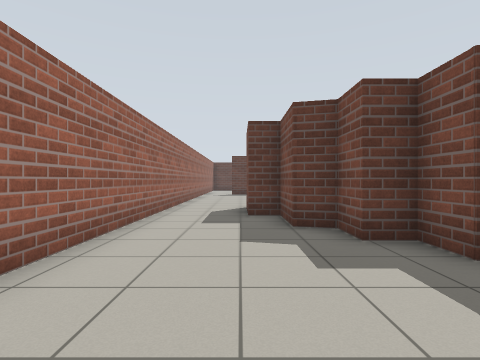
[1] (above)

24 first-person views from a walk through a world built for the Gazebo simulator. The camera is 0.94 m above the floor, looks level and sees 80° across. The floor is counted in squares, 1 m on a side. Each view is taken from the middle of a square. On the plan, view 1 faces up. The plan holds only what a view shows up to about 11 squares ahead; the rest is blank.

[2]
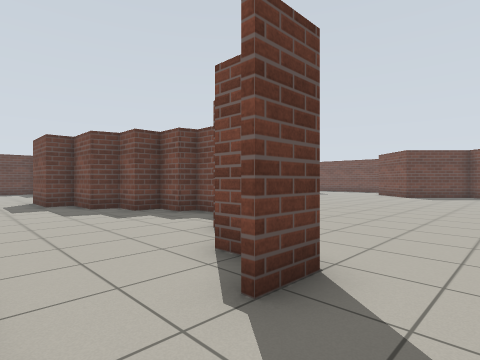

[3]
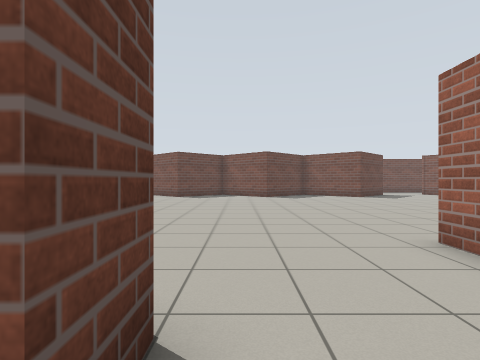

[4]
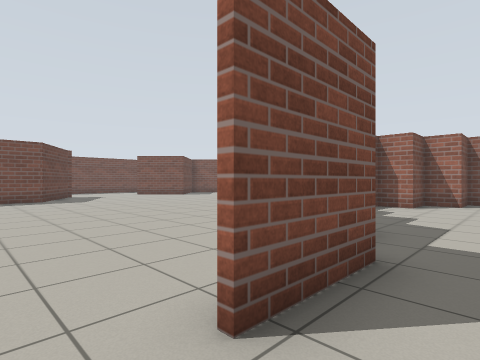

[5]
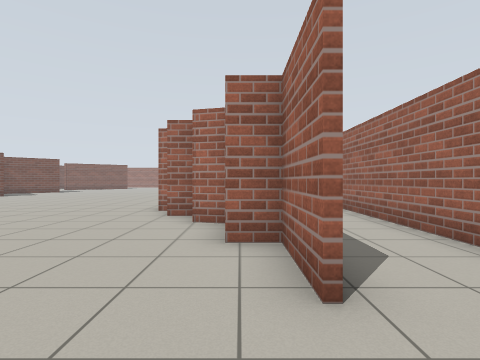

[6]
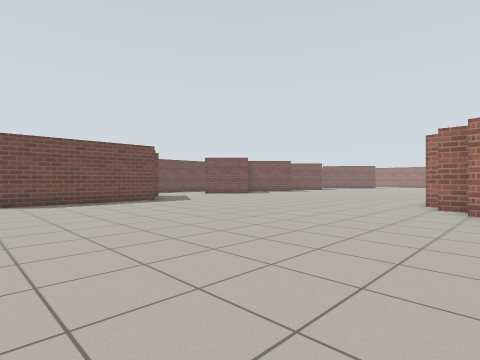

[7]
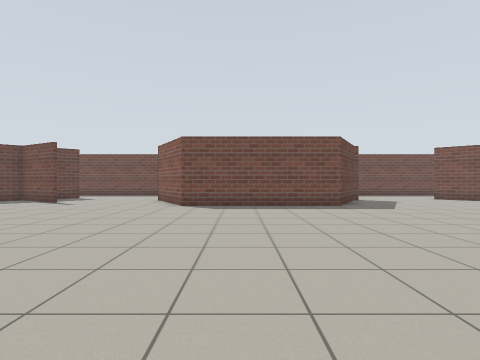

[8]
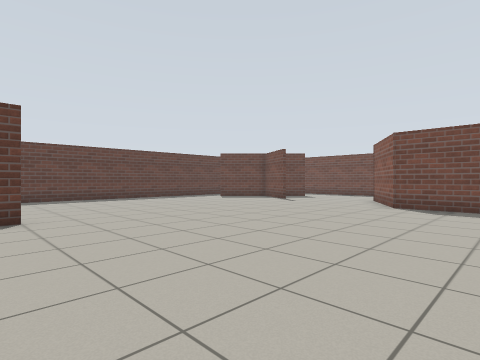

[9]
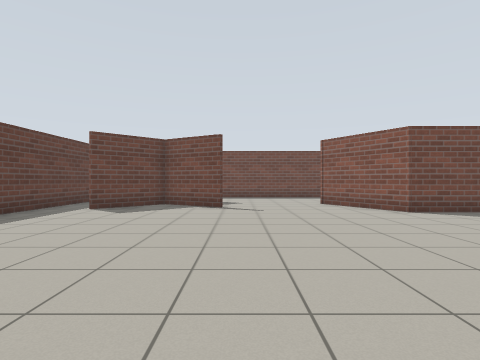

[10]
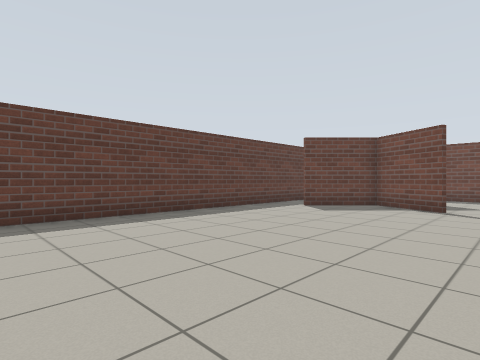

[11]
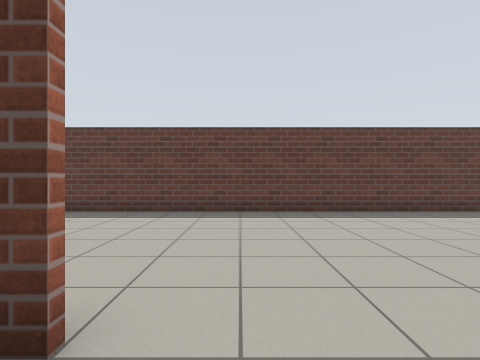

[12]
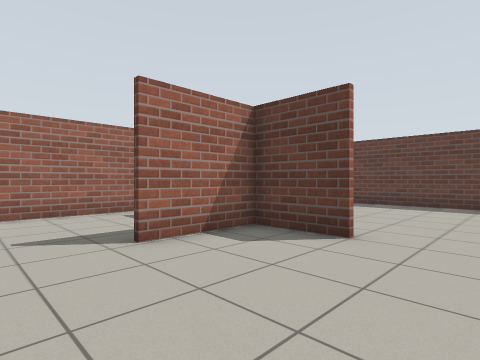

[13]
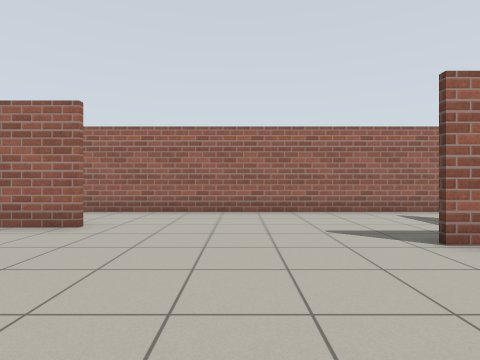

[14]
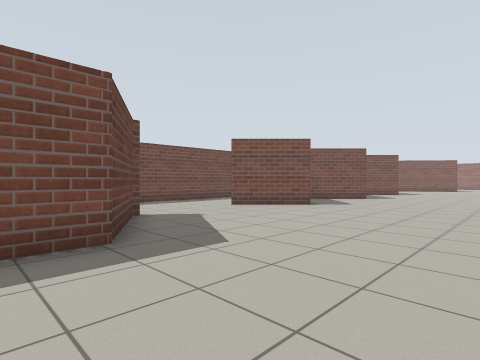

[15]
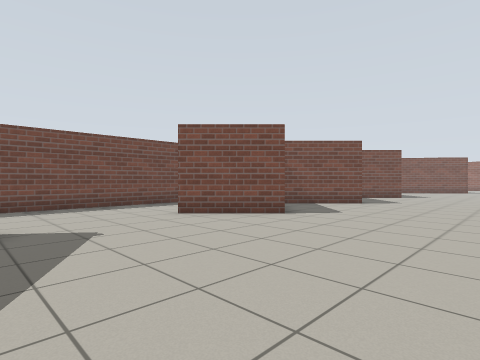

[16]
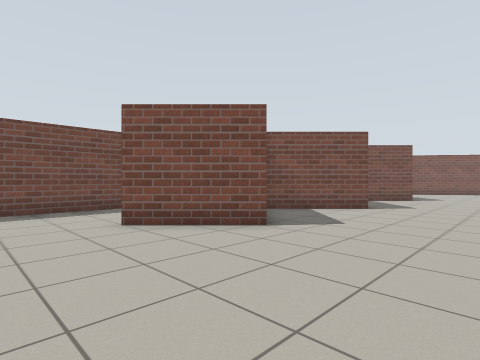

[17]
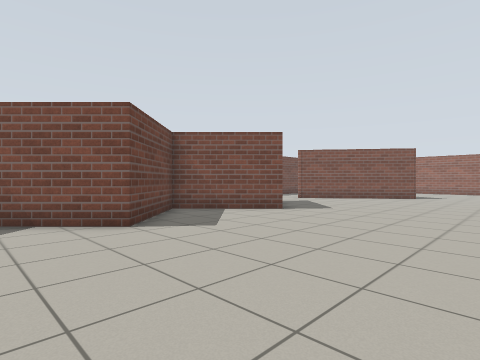

[18]
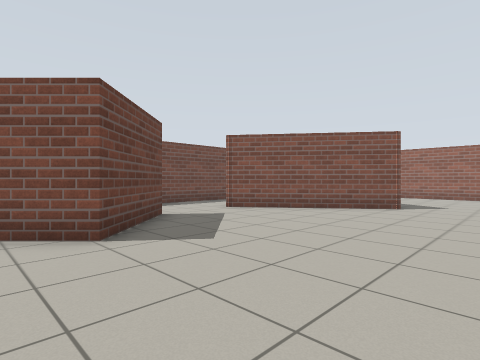

[19]
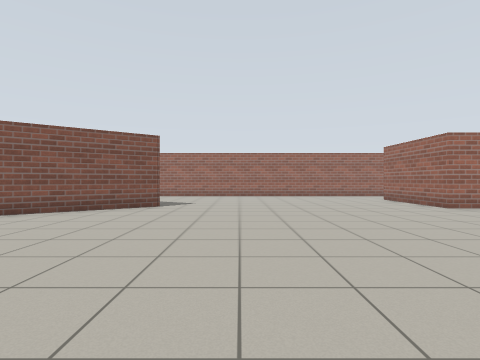

[20]
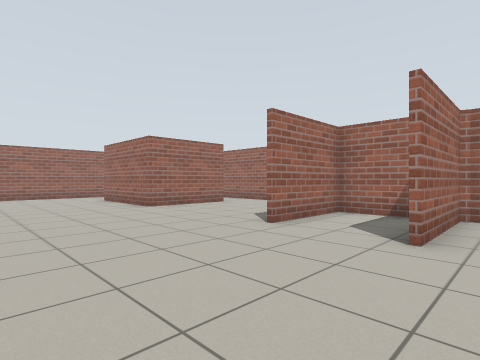

[21]
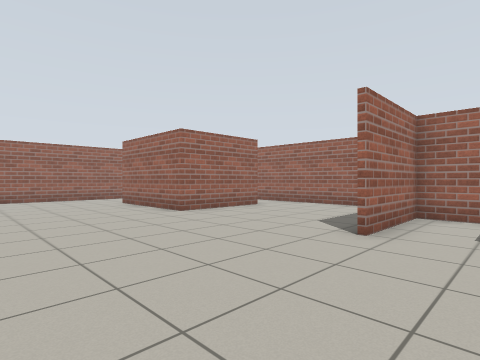

[22]
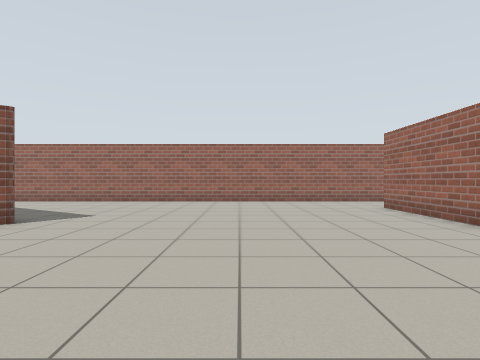

[23]
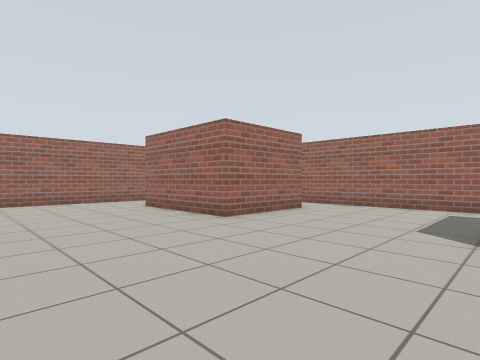

[24]
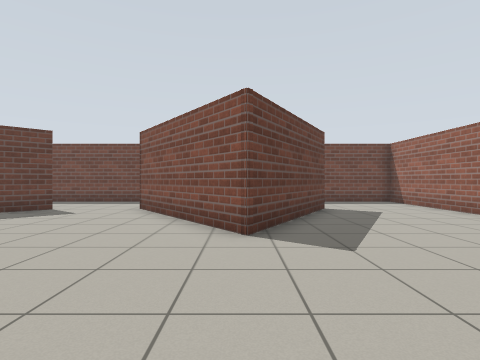

### Floor plan
Points are (right, up) in squares from view 1. A wall is a line through its corners. A room is listed if a view was taken in it or the views show most of it. See-through windows are left out.
Room 1 (view 1)
walls: (2.7, 3.3) (2.7, 4.4) (1.9, 4.4) (1.9, 5.5) (1.1, 5.7) (1.1, 7.6) (0.2, 7.6) (0.2, 9.9); (3.3, 2.4) (3.3, 3.2); (0.5, -1) (1.6, -1) (1.6, 0.3) (2.8, 0.3); (-2.3, 10.5) (-2.3, 2.6)
ways out: opening at (-1.5, -0.5) to room 2; opening at (-1.5, 9.5) to room 2
Room 2 (views 2, 3, 4, 5, 6, 7, 8, 9, 10, 11, 12, 13, 14, 15, 16, 17, 18, 19, 20, 21, 22, 23, 24)
walls: (14.8, 0.4) (17, 2.6); (3.1, 3.4) (3.6, 3.3); (2.1, 4.6) (2.9, 4.6); (0.8, -2.5) (-0.4, -2.5); (1.3, 5.8) (2.1, 5.6); (16, 6.8) (13.3, 8.4) (13.3, 14.1) (16, 15.7); (0.5, -2.4) (0.5, -1); (2.5, -6) (3.4, -6); (20.3, 1.1) (20.3, 6.1); (0.4, 9.9) (0.4, 7.7) (1.2, 7.7); (-0.1, -9) (3.4, -9); (0, -10) (0, -11.9) (3.1, -11.9); (17.1, -12.1) (14.6, -9.6) (17.2, -7) (14.6, -4.5) (17, -2.1); (-2.3, -12.9) (-2.3, -17.2); (4, 18.5) (1.9, 18.5) (1.9, 15.9); (14.8, 19.7) (16, 21.9) (14.1, 23.8); (-0.4, -17.4) (3.1, -17.4) (3.1, -21.7); (-2.3, 18.9) (-2.3, 10.5); (17.3, -20.7) (12.8, -18.1) (17.4, -14.7); (16, 25.5) (-0.2, 25.5); (4.9, -24.5) (7, -24.5); (15.6, -24.5) (19, -24.5)
ways out: opening at (-1.5, -0.5) to room 1; opening at (-1.5, 9.5) to room 1

Positions as (right, up) in squares from view 1, and headings:
1: (0, 0), facing up
2: (-2, -4), facing up-right
3: (-1, -3), facing right
4: (-1, 11), facing down-right
5: (1, 12), facing down
6: (1, 15), facing down-right
7: (3, 12), facing right
8: (3, 11), facing up-right
9: (5, 19), facing right
10: (5, 18), facing up-right
11: (5, 17), facing up
12: (6, 14), facing up-left
13: (6, 13), facing left
14: (9, 10), facing down-right
15: (10, 7), facing down-right
16: (11, 5), facing down-right
17: (9, -2), facing down-right
18: (10, -8), facing down-right
19: (10, -8), facing down
20: (8, -8), facing down-left
21: (8, -10), facing down-left
22: (8, -12), facing down
23: (8, -12), facing down-left
24: (8, -18), facing right
